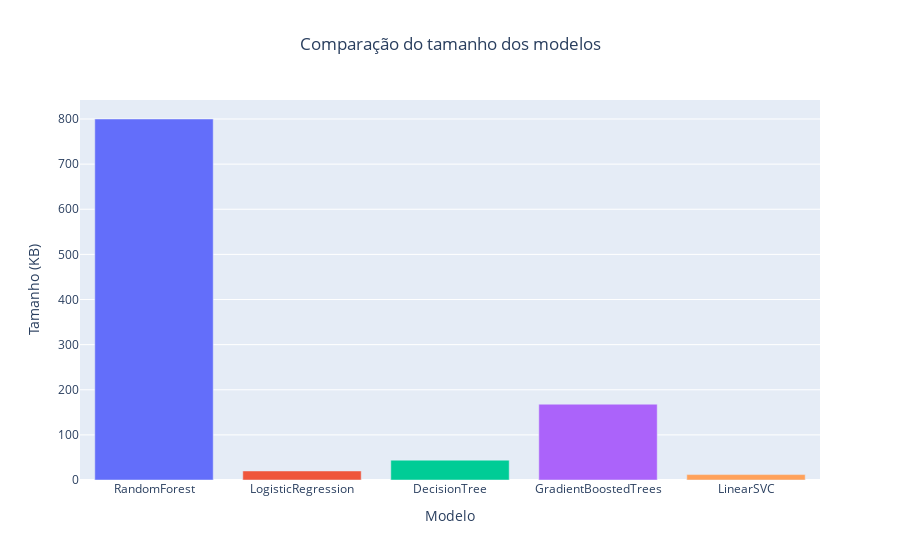

Notebook cell for this chart:
### Markdown cell above
Gráfico com o tamanho de cada modelo

### Code cell
results_data_resources = [
    ("RandomForest", 800, None),
    ("LogisticRegression", 20, None),
    ("DecisionTree", 44, None),
    ("GradientBoostedTrees", 168, None),
    ("LinearSVC", 12, None)
]

data = {
    "Modelo": [name for name, _, _ in results_data_resources],
    "Memoria": [auc for _, auc, _ in results_data_resources]
}
df = pd.DataFrame(data)

fig = px.bar(
    df,
    x="Modelo",
    y="Memoria",
    title="Comparação do tamanho dos modelos",
    labels={"Memoria": "Memória Pontuação", "Modelo": "Modelo"},
    color="Modelo",
    color_discrete_sequence=px.colors.qualitative.Plotly
)

fig.update_layout(
    xaxis_title="Modelo",
    yaxis_title="Tamanho (KB)",
    showlegend=False,
    title_x=0.5
)

fig.show()

### Figure 1 — Plotly figure (JSON) as saved in the notebook; plotly's stock layout.template omitted (floating-point values rounded to 4 significant figures)
{"data": [{"hovertemplate": "Modelo=%{x}<br>Memória Pontuação=%{y}<extra></extra>", "legendgroup": "RandomForest", "marker": {"color": "#636EFA", "pattern": {"shape": ""}}, "name": "RandomForest", "orientation": "v", "showlegend": true, "textposition": "auto", "type": "bar", "x": ["RandomForest"], "xaxis": "x", "y": [800], "yaxis": "y"}, {"hovertemplate": "Modelo=%{x}<br>Memória Pontuação=%{y}<extra></extra>", "legendgroup": "LogisticRegression", "marker": {"color": "#EF553B", "pattern": {"shape": ""}}, "name": "LogisticRegression", "orientation": "v", "showlegend": true, "textposition": "auto", "type": "bar", "x": ["LogisticRegression"], "xaxis": "x", "y": [20], "yaxis": "y"}, {"hovertemplate": "Modelo=%{x}<br>Memória Pontuação=%{y}<extra></extra>", "legendgroup": "DecisionTree", "marker": {"color": "#00CC96", "pattern": {"shape": ""}}, "name": "DecisionTree", "orientation": "v", "showlegend": true, "textposition": "auto", "type": "bar", "x": ["DecisionTree"], "xaxis": "x", "y": [44], "yaxis": "y"}, {"hovertemplate": "Modelo=%{x}<br>Memória Pontuação=%{y}<extra></extra>", "legendgroup": "GradientBoostedTrees", "marker": {"color": "#AB63FA", "pattern": {"shape": ""}}, "name": "GradientBoostedTrees", "orientation": "v", "showlegend": true, "textposition": "auto", "type": "bar", "x": ["GradientBoostedTrees"], "xaxis": "x", "y": [168], "yaxis": "y"}, {"hovertemplate": "Modelo=%{x}<br>Memória Pontuação=%{y}<extra></extra>", "legendgroup": "LinearSVC", "marker": {"color": "#FFA15A", "pattern": {"shape": ""}}, "name": "LinearSVC", "orientation": "v", "showlegend": true, "textposition": "auto", "type": "bar", "x": ["LinearSVC"], "xaxis": "x", "y": [12], "yaxis": "y"}], "layout": {"barmode": "relative", "legend": {"title": {"text": "Modelo"}, "tracegroupgap": 0}, "showlegend": false, "title": {"text": "Comparação do tamanho dos modelos", "x": 0.5}, "xaxis": {"anchor": "y", "categoryarray": ["RandomForest", "LogisticRegression", "DecisionTree", "GradientBoostedTrees", "LinearSVC"], "categoryorder": "array", "domain": [0, 1], "title": {"text": "Modelo"}}, "yaxis": {"anchor": "x", "domain": [0, 1], "title": {"text": "Tamanho (KB)"}}}}
